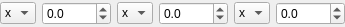
<?xml version="1.0" encoding="UTF-8"?>
<ui version="4.0">
 <class>EulerWidget</class>
 <widget class="QWidget" name="EulerWidget">
  <property name="geometry">
   <rect>
    <x>0</x>
    <y>0</y>
    <width>345</width>
    <height>27</height>
   </rect>
  </property>
  <property name="windowTitle">
   <string>Form</string>
  </property>
  <layout class="QHBoxLayout" name="horizontalLayout">
   <property name="sizeConstraint">
    <enum>QLayout::SetDefaultConstraint</enum>
   </property>
   <property name="leftMargin">
    <number>0</number>
   </property>
   <property name="topMargin">
    <number>0</number>
   </property>
   <property name="rightMargin">
    <number>0</number>
   </property>
   <property name="bottomMargin">
    <number>0</number>
   </property>
   <item>
    <widget class="QComboBox" name="a1">
     <property name="sizePolicy">
      <sizepolicy hsizetype="Fixed" vsizetype="Fixed">
       <horstretch>0</horstretch>
       <verstretch>0</verstretch>
      </sizepolicy>
     </property>
     <item>
      <property name="text">
       <string>x</string>
      </property>
     </item>
     <item>
      <property name="text">
       <string>y</string>
      </property>
     </item>
     <item>
      <property name="text">
       <string>z</string>
      </property>
     </item>
    </widget>
   </item>
   <item>
    <widget class="QDoubleSpinBox" name="e1">
     <property name="decimals">
      <number>1</number>
     </property>
     <property name="minimum">
      <double>-360.000000000000000</double>
     </property>
     <property name="maximum">
      <double>360.000000000000000</double>
     </property>
    </widget>
   </item>
   <item>
    <widget class="QComboBox" name="a2">
     <property name="sizePolicy">
      <sizepolicy hsizetype="Fixed" vsizetype="Fixed">
       <horstretch>0</horstretch>
       <verstretch>0</verstretch>
      </sizepolicy>
     </property>
     <item>
      <property name="text">
       <string>x</string>
      </property>
     </item>
     <item>
      <property name="text">
       <string>y</string>
      </property>
     </item>
     <item>
      <property name="text">
       <string>z</string>
      </property>
     </item>
    </widget>
   </item>
   <item>
    <widget class="QDoubleSpinBox" name="e2">
     <property name="decimals">
      <number>1</number>
     </property>
     <property name="minimum">
      <double>-360.000000000000000</double>
     </property>
     <property name="maximum">
      <double>360.000000000000000</double>
     </property>
    </widget>
   </item>
   <item>
    <widget class="QComboBox" name="a3">
     <property name="sizePolicy">
      <sizepolicy hsizetype="Fixed" vsizetype="Fixed">
       <horstretch>0</horstretch>
       <verstretch>0</verstretch>
      </sizepolicy>
     </property>
     <item>
      <property name="text">
       <string>x</string>
      </property>
     </item>
     <item>
      <property name="text">
       <string>y</string>
      </property>
     </item>
     <item>
      <property name="text">
       <string>z</string>
      </property>
     </item>
    </widget>
   </item>
   <item>
    <widget class="QDoubleSpinBox" name="e3">
     <property name="decimals">
      <number>1</number>
     </property>
     <property name="minimum">
      <double>-360.000000000000000</double>
     </property>
     <property name="maximum">
      <double>360.000000000000000</double>
     </property>
    </widget>
   </item>
  </layout>
 </widget>
 <tabstops>
  <tabstop>a1</tabstop>
  <tabstop>a2</tabstop>
  <tabstop>a3</tabstop>
  <tabstop>e1</tabstop>
  <tabstop>e2</tabstop>
  <tabstop>e3</tabstop>
 </tabstops>
 <resources/>
 <connections/>
</ui>
